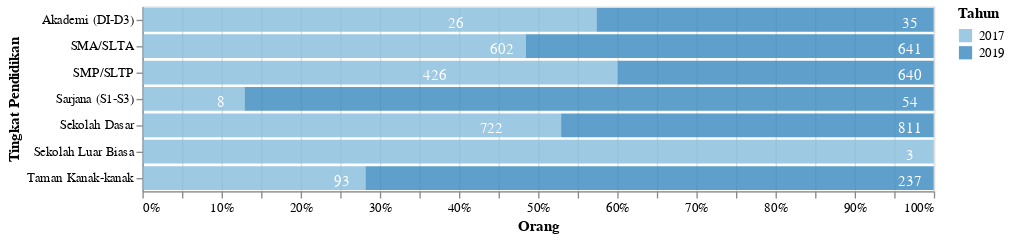

Notebook code for this chart:
### Markdown cell above
<h2> Lulusan Pendidikan</h2>

### Code cell
df_5 = data('Penduduk menurut Tingkat Pendidikan')
plot_1(df_5,'Orang','Tingkat Pendidikan',600)

### Figure 1 — Vega-Lite specification as saved in the notebook (floating-point values rounded to 4 significant figures)
{"config": {"view": {"continuousWidth": 400, "continuousHeight": 300}}, "layer": [{"mark": {"type": "bar", "opacity": 0.8}, "encoding": {"color": {"condition": {"type": "ordinal", "field": "Tahun", "selection": "selector121"}, "value": "lightgray"}, "x": {"type": "quantitative", "field": "N", "stack": "normalize", "title": "Orang"}, "y": {"type": "ordinal", "field": "Keterangan", "title": "Tingkat Pendidikan"}}, "selection": {"selector121": {"type": "single", "encodings": ["x", "color"]}}}, {"mark": {"type": "text", "color": "white", "dx": -18, "dy": 3}, "encoding": {"detail": {"type": "ordinal", "field": "Tahun"}, "text": {"type": "ordinal", "field": "N"}, "tooltip": [{"type": "quantitative", "field": "Tahun"}, {"type": "nominal", "field": "Keterangan"}, {"type": "nominal", "field": "N"}, {"type": "nominal", "field": "Satuan"}], "x": {"type": "quantitative", "field": "N", "stack": "normalize"}, "y": {"type": "ordinal", "field": "Keterangan"}}, "selection": {"selector122": {"type": "interval", "bind": "scales", "encodings": ["x", "y"]}}}], "data": {"name": "data-7d40e4d1a9b30cab6972cd2fbc2a2adf"}, "width": 600, "$schema": "https://vega.github.io/schema/vega-lite/v4.8.1.json", "datasets": {"data-7d40e4d1a9b30cab6972cd2fbc2a2adf": [{"Tahun": 2017, "Kode": 1, "Data": "Kependudukan", "Kode Kategori": 1.7, "Kategori": "Penduduk menurut Tingkat Pendidikan", "Keterangan": "Taman Kanak-kanak", "N": "93", "Satuan": "Orang"}, {"Tahun": 2017, "Kode": 1, "Data": "Kependudukan", "Kode Kategori": 1.7, "Kategori": "Penduduk menurut Tingkat Pendidikan", "Keterangan": "Sekolah Dasar", "N": "811", "Satuan": "Orang"}, {"Tahun": 2017, "Kode": 1, "Data": "Kependudukan", "Kode Kategori": 1.7, "Kategori": "Penduduk menurut Tingkat Pendidikan", "Keterangan": "SMP/SLTP", "N": "640", "Satuan": "Orang"}, {"Tahun": 2017, "Kode": 1, "Data": "Kependudukan", "Kode Kategori": 1.7, "Kategori": "Penduduk menurut Tingkat Pendidikan", "Keterangan": "SMA/SLTA", "N": "602", "Satuan": "Orang"}, {"Tahun": 2017, "Kode": 1, "Data": "Kependudukan", "Kode Kategori": 1.7, "Kategori": "Penduduk menurut Tingkat Pendidikan", "Keterangan": "Akademi (DI-D3)", "N": "35", "Satuan": "Orang"}, {"Tahun": 2017, "Kode": 1, "Data": "Kependudukan", "Kode Kategori": 1.7, "Kategori": "Penduduk menurut Tingkat Pendidikan", "Keterangan": "Sarjana (S1-S3)", "N": "8", "Satuan": "Orang"}, {"Tahun": 2017, "Kode": 1, "Data": "Kependudukan", "Kode Kategori": 1.7, "Kategori": "Penduduk menurut Tingkat Pendidikan", "Keterangan": "Sekolah Luar Biasa", "N": "3", "Satuan": "Orang"}, {"Tahun": 2019, "Kode": 1, "Data": "Kependudukan", "Kode Kategori": 1.7, "Kategori": "Penduduk menurut Tingkat Pendidikan", "Keterangan": "Taman Kanak-kanak", "N": 237.0, "Satuan": "Orang"}, {"Tahun": 2019, "Kode": 1, "Data": "Kependudukan", "Kode Kategori": 1.7, "Kategori": "Penduduk menurut Tingkat Pendidikan", "Keterangan": "Sekolah Dasar", "N": 722.0, "Satuan": "Orang"}, {"Tahun": 2019, "Kode": 1, "Data": "Kependudukan", "Kode Kategori": 1.7, "Kategori": "Penduduk menurut Tingkat Pendidikan", "Keterangan": "SMP/SLTP", "N": 426.0, "Satuan": "Orang"}, {"Tahun": 2019, "Kode": 1, "Data": "Kependudukan", "Kode Kategori": 1.7, "Kategori": "Penduduk menurut Tingkat Pendidikan", "Keterangan": "SMA/SLTA", "N": 641.0, "Satuan": "Orang"}, {"Tahun": 2019, "Kode": 1, "Data": "Kependudukan", "Kode Kategori": 1.7, "Kategori": "Penduduk menurut Tingkat Pendidikan", "Keterangan": "Akademi (DI-D3)", "N": 26.0, "Satuan": "Orang"}, {"Tahun": 2019, "Kode": 1, "Data": "Kependudukan", "Kode Kategori": 1.7, "Kategori": "Penduduk menurut Tingkat Pendidikan", "Keterangan": "Sarjana (S1-S3)", "N": 54.0, "Satuan": "Orang"}, {"Tahun": 2019, "Kode": 1, "Data": "Kependudukan", "Kode Kategori": 1.7, "Kategori": "Penduduk menurut Tingkat Pendidikan", "Keterangan": "Sekolah Luar Biasa", "N": null, "Satuan": "Orang"}]}}
